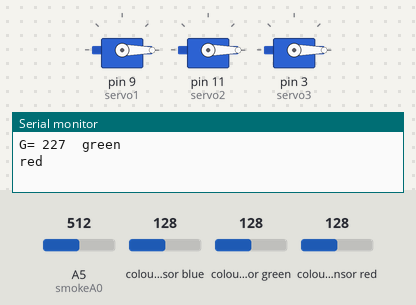
Bench run of a sketch on a simulated Arduino Uno, built with avr-gcc and run on an emulated ATmega328P. Parts: 3 × servo, the last lines printed to the serial monitor. Wiring (inferred from the names in the program): TCS3200 colour sensor: output pin 8; S2 pin 6; S3 pin 7; S0 pin 4; S1 pin 5. Inputs (shaded band) come from the test bench; at power-on: colour sensor red 128, A5 (smokeA0) = 512, colour sensor blue 128, colour sensor green 128.

Above: at 1.2 s.
1.3 s: colour sensor red set to 11
At 3.9 s:
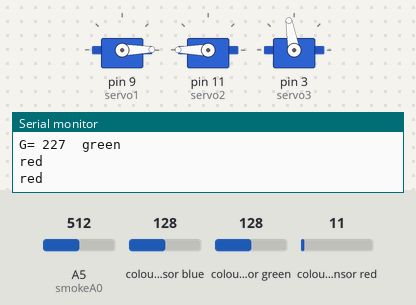
7.6 s: colour sensor red set to 8
At 8.6 s:
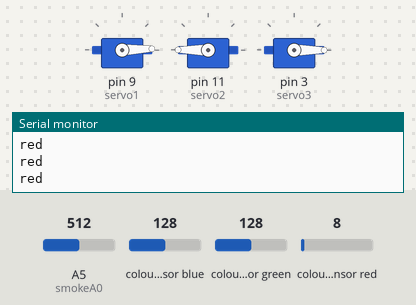
At 12.28 s:
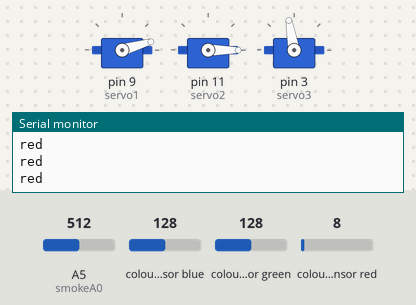
14.8 s: A5 (smokeA0) set to 390
20.3 s: colour sensor red set to 64
At 23.1 s:
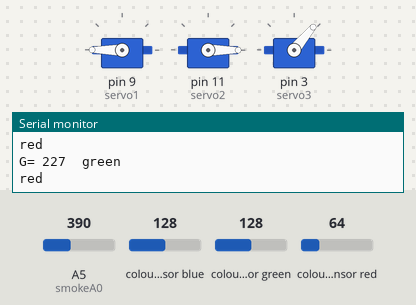
25.1 s: A5 (smokeA0) set to 410
31.4 s: A5 (smokeA0) set to 306
Timing chart, 0 to 38.4 s (numbered marks = the images above; inputs shaded):
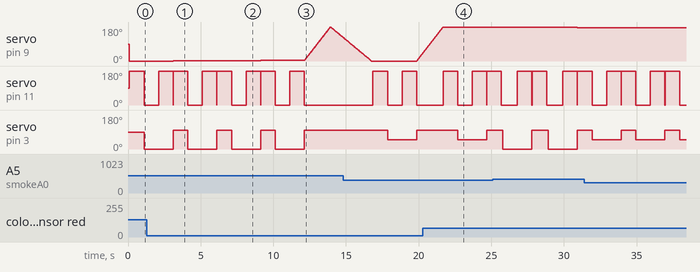

Measured:
- the behaviour switches between 10 and 9 on colour sensor red (found by bisection; images 1 and 2)
- after the input at 7.6 s, servo on pin 11 (servo2): goes on until 12.1 s, then stays 0°; servo on pin 3 (servo3): goes on until 12.1 s, then stays 100°
- after the input at 20.3 s, servo on pin 3 (servo3): 100° → 50° after 2.4 s, → 100° 2.0 s later
- by itself, servo on pin 9 (servo1): rises from 2° to 180° in 4.8 s, then falls to 126° in 0.85 s
- by itself, servo on pin 11 (servo2): alternates 180° for 2.0 s and 0° for 1.0 s
- by itself, servo on pin 3 (servo3): alternates 100° for 1.0 s and 0° for 2.0 s

The sketch:

WRO_normal_control.ino
```cpp
#include <Servo.h>
Servo servo1;
Servo servo2;
Servo servo3;
int pos = 0;
int smokeA0 = A5;
int sensorThres = 400;
int S0 = 4;
int S1 = 5;
int S2 = 6;
int S3 = 7;
int sensorOut = 8;
int frequency = 0;
void setup() {
  pinMode(S0, OUTPUT);
  pinMode(S1, OUTPUT);
  pinMode(S2, OUTPUT);
  pinMode(S3, OUTPUT);
  pinMode(sensorOut, INPUT);
  digitalWrite(S0,HIGH);
  digitalWrite(S1,LOW);
  pinMode(smokeA0, INPUT);
  servo1.attach(9);
  servo2.attach(11);
  servo3.attach(3);
  Serial.begin(9600);
}
void loop() {
  digitalWrite(S2,HIGH);
  digitalWrite(S3,HIGH);
  frequency = pulseIn(sensorOut, LOW);
  frequency = map(frequency, 25,150,255,0);
  Serial.print("G= ");//printing name
  Serial.print(frequency);//printing RED color frequency
  Serial.print("  ");
  delay(100);
   int analogSensor = analogRead(smokeA0);
  if (frequency >=0){
   Serial.println("green");
  for (pos = 0; pos <= 180; pos += 1) {
  servo1.write(pos);

  if (frequency >=100){

  digitalWrite(S2,LOW);
  digitalWrite(S3,LOW);
  frequency = pulseIn(sensorOut, LOW);
  frequency = map(frequency, 35,270,255,0);
  if (frequency >=100){
  Serial.println("red");
   }
 servo2.write(180);
 delay(1000);
 servo2.write(0);
 int analogSensor = analogRead(smokeA0);
 if (analogSensor >= sensorThres){
  servo3.write(0);
 delay(1000);
  servo2.write(180);
  }
  else{
    servo3.write(50);
    delay(1000);
    servo2.write(180);
    }
  delay(1000);
 servo2.write(0);
 servo3.write(100);
 }
  delay(10);
   }
for (pos = 180; pos >= 0; pos -= 1) {
  servo1.write(pos);
  int analogSensor = analogRead(smokeA0);
  digitalWrite(S2,LOW);
  digitalWrite(S3,LOW);
  frequency = pulseIn(sensorOut, LOW);
  frequency = map(frequency, 35,270,255,0);
  if (frequency >=100){
  Serial.println("red");
  servo2.write(180);
  delay(1000);
  servo2.write(0);
 int analogSensor = analogRead(smokeA0);
 if (analogSensor >= sensorThres){
  delay(100);
  servo3.write(0);
 delay(1000);
  servo2.write(180);
  }
  else{
    servo3.write(50);
    delay(1000);
    servo2.write(180);
    }
    delay(1000);
    servo2.write(0);
    servo3.write(100);
   }
    delay(15);
  }
  }  }
```
